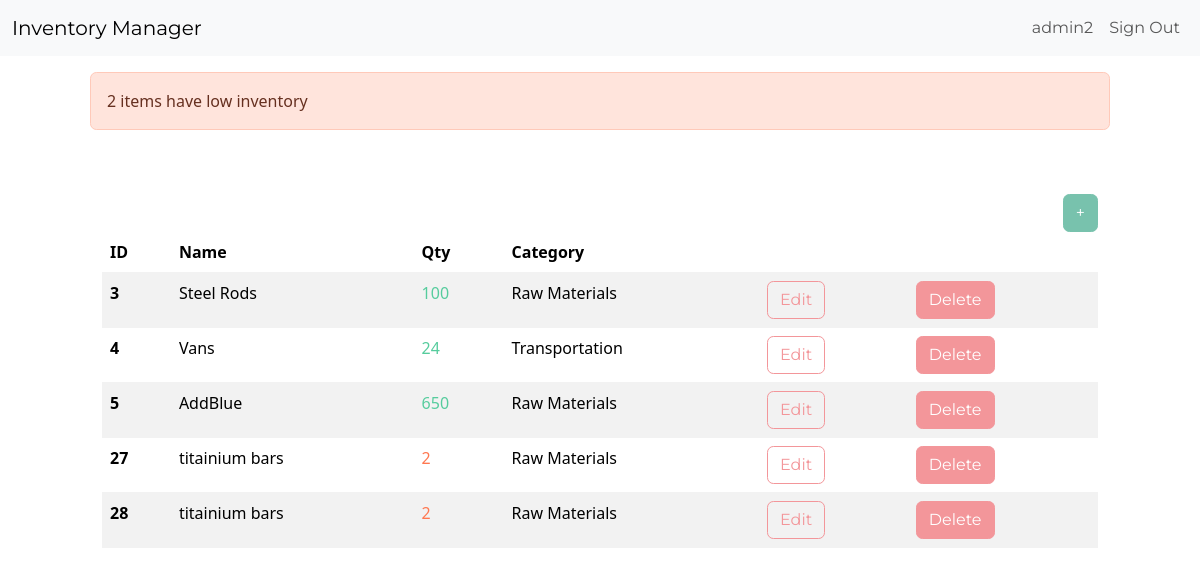
/dashboard/ (signed in), run on the app's committed database.
### inventory/models.py (models this page shows, shortened)
class InventoryItem(models.Model):
    name = models.CharField(max_length=200)
    quantity = models.IntegerField()
    category = models.ForeignKey('Category', on_delete=models.SET_NULL, blank=True, null=True)
    date_created = models.DateTimeField(auto_now_add=True)
    user = models.ForeignKey(User, on_delete=models.CASCADE)

class Category(models.Model):
    name = models.CharField(max_length=200)
    class Meta:
        verbose_name_plural = 'categories'

### inventory/views.py (the view)
# urls.py: path('dashboard/', Dashboard.as_view(), name='dashboard'),
class Dashboard(LoginRequiredMixin, View):
    def get(self, request):
        items = InventoryItem.objects.filter(user=self.request.user.id).order_by('id')
        low_inventory = InventoryItem.objects.filter(
            user=self.request.user.id,
            quantity__lte=LOW_QUANTITY
        )
        if low_inventory.count() > 0:
            if low_inventory.count() > 1:
                messages.error(request, f'{low_inventory.count()} items have low inventory')
            else:
                messages.error(request, f'{low_inventory.count()} item has low inventory')
        low_inventory_ids = InventoryItem.objects.filter(
            user=self.request.user.id,
            quantity__lte=LOW_QUANTITY
        ).values_list('id', flat=True)
        return render(request, 'inventory/dashboard.html', {'items': items, 'low_inventory_ids': low_inventory_ids})

### inventory/templates/inventory/dashboard.html (shortened to what this page needs)
{% extends 'inventory/base.html' %}
{% block content %}
    {% if messages %}
        <div class="row mt-3">
            {% for message in messages %}
                {% if message.tags == 'error' %}
                    <div class="col-md-10 col-12 mx-auto alert alert-danger">
                        {{ message }}
                    </div>
                {% endif %}
            {% endfor %}
        </div>
    {% endif %}
    <div class="row">
        <div class="col-md-10 col-12 mx-auto mt-5">
            <div class="d-flex justify-content-end">
                <a href="{% url 'add-item' %}" class="btn btn-primary">+</a>
            </div>
            <table class="table table-hover table-striped">
                <thead>
                    <tr>
                        <th scope="col">ID</th>
                        <th scope="col">Name</th>
                        <th scope="col">Qty</th>
                        <th scope="col">Category</th>
                        <th scope="col"></th>
                        <th scope="col"></th>
                    </tr>
                </thead>
                <tbody>
                    {% for item in items %}
                    <tr>
                        <th scope="row">{{ item.id }}</th>
                        <td>{{ item.name }}</td>
                        {% if item.id in low_inventory_ids %}
                            <td class="text-danger">{{ item.quantity }}</td>
                        {% else %}
                            <td class="text-success">{{ item.quantity }}</td>
                        {% endif %}
                        <td>{{ item.category.name }}</td>
                        <td><a href="{% url 'edit-item' item.id %}" class="btn btn-outline-secondary">Edit</a></td>
                        <td><a href="{% url 'delete-item' item.id %}" class="btn btn-secondary">Delete</a></td>
                    </tr>
                    {% endfor %}
                </tbody>
            </table>
        </div>
    </div>
{% endblock content %}

### inventory/templates/inventory/navigation.html (shortened to what this page needs)
<nav class="navbar navbar-expand-lg bg-light">
    <div class="container-fluid">
        <a class="navbar-brand" href="{% url 'index' %}">Inventory Manager</a>
        <div class="collapse navbar-collapse justify-content-end" id="navbarNav">
            <ul class="navbar-nav">
                {% if user.is_authenticated %}
                    <li class="nav-item">
                        <a class="nav-link" href="#">{{ user.username }}</a>
                    </li>
                    <li class="nav-item">
                        <a class="nav-link" href="{% url 'logout' %}">Sign Out</a>
                    </li>
                {% endif %}
            </ul>
        </div>
    </div>
</nav>

### data on the page
InventoryItem: id "3", name "Steel Rods", quantity "100", category.name "Raw Materials"
InventoryItem: id "4", name "Vans", quantity "24", category.name "Transportation"
InventoryItem: id "5", name "AddBlue", quantity "650", category.name "Raw Materials"
InventoryItem: id "27", name "titainium bars", quantity "2", category.name "Raw Materials"
InventoryItem: id "28", name "titainium bars", quantity "2", category.name "Raw Materials"

### other printed values
{{ user.username }} "admin2"
{{ message }} "2 items have low inventory"
